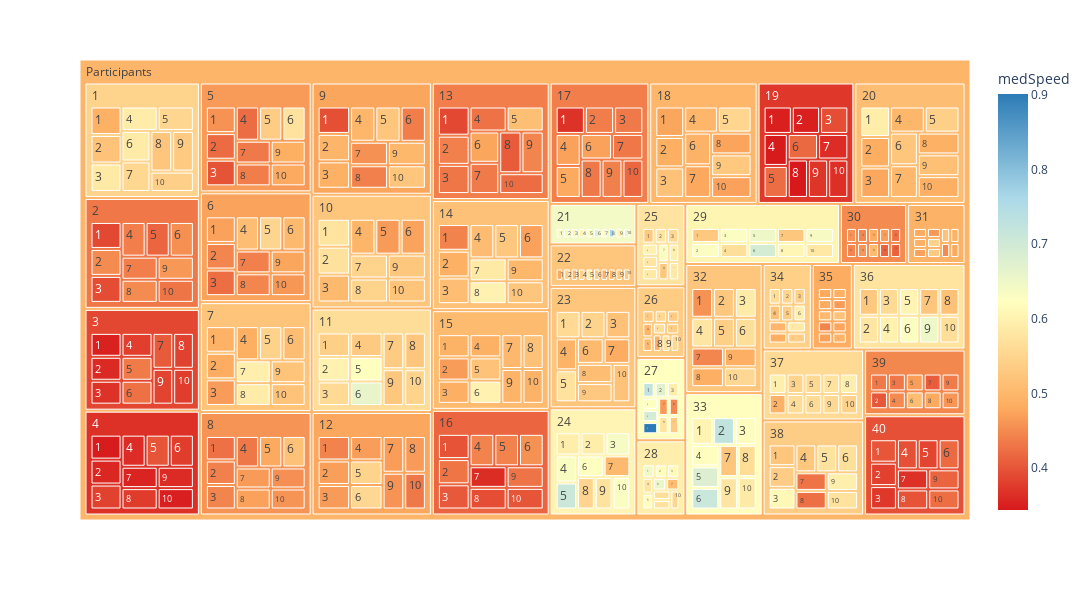

The cell this chart's notebook holds for it:
### Code cell
fig2 = px.treemap(table_sorted, path=['Participants', 'iSubj', 'trial'], values='Age',
                   color='medSpeed', 
                 color_continuous_scale=['#d7191c','#fdae61','#ffffbf','#abd9e9','#2c7bb6']
                )
fig2.update_traces(sort=False)

fig2.update_layout(
    autosize=False,width=1200,height=600);

fig2.show()

### Figure 1 — Plotly figure (JSON) as saved in the notebook; plotly's stock layout.template omitted (floating-point values rounded to 4 significant figures; data arrays with more than 128 entries replaced by an {"elided": "..."} marker saying what was removed)
{"data": [{"branchvalues": "total", "customdata": {"elided": "441x1 float values"}, "domain": {"x": [0, 1], "y": [0, 1]}, "hovertemplate": "labels=%{label}<br>Age=%{value}<br>parent=%{parent}<br>id=%{id}<br>medSpeed=%{color}<extra></extra>", "ids": {"elided": "441 str values"}, "labels": {"elided": "441 str values"}, "marker": {"coloraxis": "coloraxis", "colors": {"elided": "441 float values"}}, "name": "", "parents": {"elided": "441 str values"}, "sort": false, "type": "treemap", "values": {"elided": "441 float values"}}], "layout": {"autosize": false, "coloraxis": {"colorbar": {"title": {"text": "medSpeed"}}, "colorscale": [[0, "#d7191c"], [0.25, "#fdae61"], [0.5, "#ffffbf"], [0.75, "#abd9e9"], [1, "#2c7bb6"]]}, "height": 600, "legend": {"tracegroupgap": 0}, "margin": {"t": 60}, "width": 1200}}
